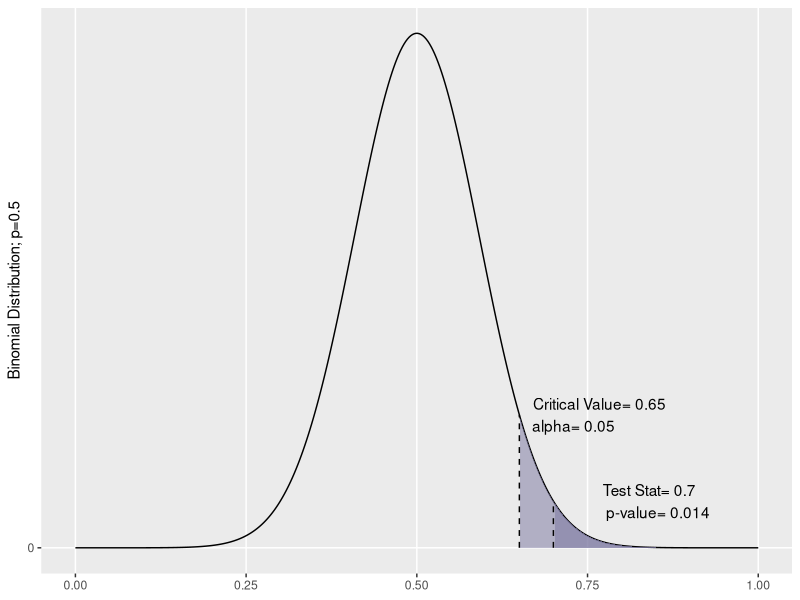
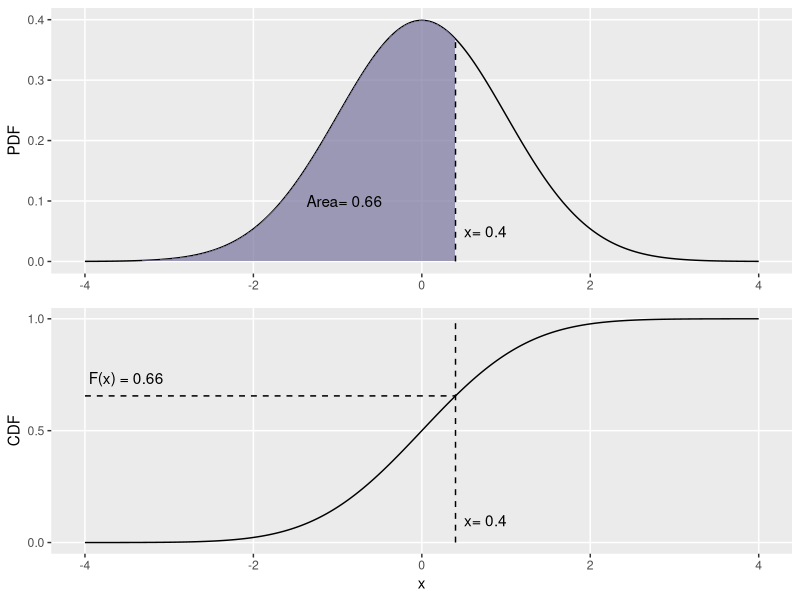

Reproduce these figures in R, in order.
## ---- chunk 1
knitr::opts_chunk$set(echo = TRUE, eval=F, highlight=TRUE,
                      warning=F, message=F, comment = NA)
library(ggplot2)
library(dplyr)
library(knitr)
library(kableExtra)
library(fontawesome)

col1 <- '#14366e' #royalblue
col2 <- '#6e1f14' #olivegreen
col3 <- '#636e14' #crimsonred
colX <- '#79759d' #themepurple
## ---- chunk 2
x <- seq(0,1,length=400)
p <- 0.5
n <- 30
var <- sqrt(p*p/n)
y <- dnorm(x, p, var)
df <- data.frame(x=x,y=y)

alpha <- 0.05
test.crit <- 1-qnorm(0.05, p, var)
tc.pdf <- dnorm(test.crit, p, var)

test.stat <- 21/30
pval <- 1-pnorm(test.stat, p, var)
ts.pdf <- dnorm(test.stat, p, var)
## ---- chunk 3
ggplot(data=df, aes(x=x)) +
  geom_line(aes(y=y)) +
  geom_ribbon(data=subset(df , x < 1 & x > test.stat), aes(ymax=y), ymin=0,
              fill=colX, color=NA, alpha=0.5) +
  geom_ribbon(data=subset(df , x < 1 & x > test.crit), aes(ymax=y), ymin=0,
              fill=colX, color=NA, alpha=0.5) +
  
  annotate("segment", 
           x = test.crit, xend = test.crit, 
           y = 0, yend = tc.pdf, 
           colour = "black", linetype='dashed') + 
  annotate("segment", 
           x = test.stat, xend = test.stat, 
           y = 0, yend = ts.pdf, 
           colour = "black", linetype='dashed') + 
  
  annotate("text", x= test.stat, y=ts.pdf, hjust=-0.45, vjust=0.5,
           label = paste(' Test Stat=',round(test.stat,3),
                         '\n p-value=',round(pval,3))) +
  annotate("text", x= test.crit, y=tc.pdf, hjust=-0.1, vjust=0.5,
           label = paste('Critical Value=',round(test.crit,3),
                         '\n alpha=',alpha)) +
  
  theme(panel.grid.minor = element_blank(),
        axis.title.x = element_blank()) +  
  labs(y='Binomial Distribution; p=0.5') + scale_y_continuous(breaks=c(0))
## ---- chunk 4
library(ggplot2)
x <- seq(-4,4,length=400)
y <- dnorm(x,0,1)
y2 <- pnorm(x,0,1)
df <- data.frame(x=x,y=y)

tval = 0.4

pdf <- ggplot(data=df, aes(x=x)) +
  geom_line(aes(y=y)) +
  geom_ribbon(data=subset(df ,x > -4 & x < tval), aes(ymax=y), ymin=0,
              fill=colX, colour=NA,alpha=0.7)+
  theme(panel.grid.minor = element_blank(),
        axis.title.x = element_blank()) +  
  scale_y_continuous(limits=c(0, .4)) +
  annotate("text", x= -2, y=0.1, hjust= -0.7,
           label = paste0("Area= ",round(pnorm(tval,0,1),2))) +
  annotate("text", x= tval, y=0.05, hjust=-0.2,
           label = paste0("x= ",tval)) +
  annotate("segment", x = tval, xend = tval, y = 0, yend = dnorm(tval,0,1), 
         colour = "black", linetype='dashed') + 
  labs(y='PDF') +  xlim(-4,4) 

cdf <- ggplot(data=df, aes(x=x)) + 
  geom_line(aes(y = y2)) +
  theme(panel.grid.minor = element_blank()) + 
  ylab('CDF') +
  scale_y_continuous(breaks=c(0,0.5,1)) +
  annotate("segment", x = tval, xend = tval, y = 0, yend = 1, 
           colour = "black", linetype='dashed') + 
  annotate("segment", x = -4, xend = tval, y = pnorm(tval,0,1), yend = pnorm(tval,0,1), 
           colour = "black", linetype='dashed') +
  annotate("text", x= tval, y=0.1, hjust=-0.2,
           label = paste0("x= ",tval)) +
  annotate("text", x= -4, y=pnorm(tval,0,1)+.08, hjust= -0.05,
           label = paste0("F(x) = ",round(pnorm(tval,0,1),2))) + 
  xlim(-4,4)

gridExtra::grid.arrange(pdf,cdf,ncol=1)
